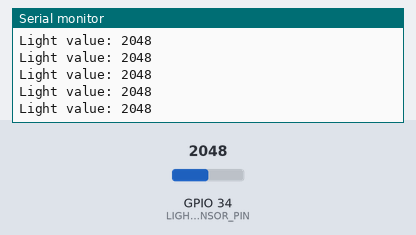
Bench run of a sketch on a simulated ESP32. On the bench: the last lines printed to the serial monitor. The test bench sets the inputs (shaded band); at power-on: GPIO 34 (LIGHT_SENSOR_PIN) = 2048.

Above: at 1.2 s.
1.3 s: GPIO 34 (LIGHT_SENSOR_PIN) set to 2866
At 1.68 s:
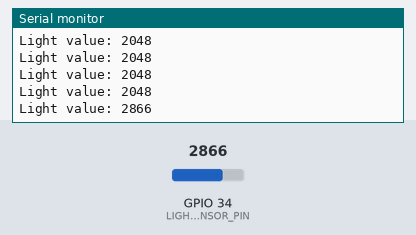
2.8 s: GPIO 34 (LIGHT_SENSOR_PIN) set to 3603
At 2.93 s:
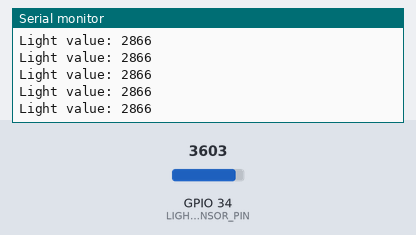
Timing chart, 0 to 5.8 s (numbered marks = the images above; inputs shaded):
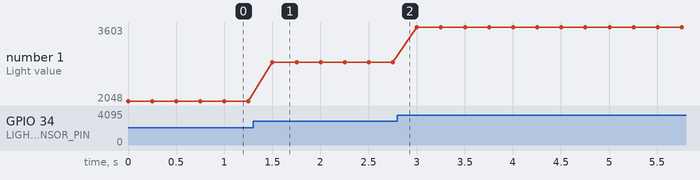

The sketch:

esp32d-light-sensor.ino
```cpp
const int LIGHT_SENSOR_PIN = 34;

void setup() {
  Serial.begin(115200);
  pinMode(LIGHT_SENSOR_PIN, INPUT);
}

void loop() {
  const int lightValue = analogRead(LIGHT_SENSOR_PIN);

  Serial.print("Light value: ");
  Serial.println(lightValue);

  delay(250);
}
```

Measured:
- after the input at 1.3 s, the serial monitor: prints a new line after 0.20 s (image 1)
- plotted number 1: 2048 → 2866 after the input at 1.3 s, 2866 → 3603 after the input at 2.8 s
